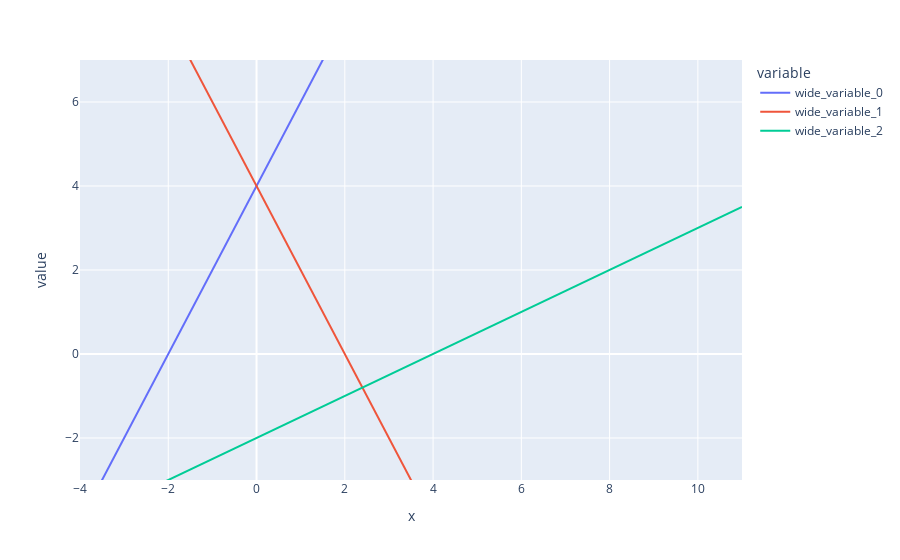

Write notebook code for a chart like this one.
### Code cell
fig = px.line(x=x, y=[f(x), g(x), h(x)])
fig.update_yaxes(range=[-3, 7])
fig.show()
